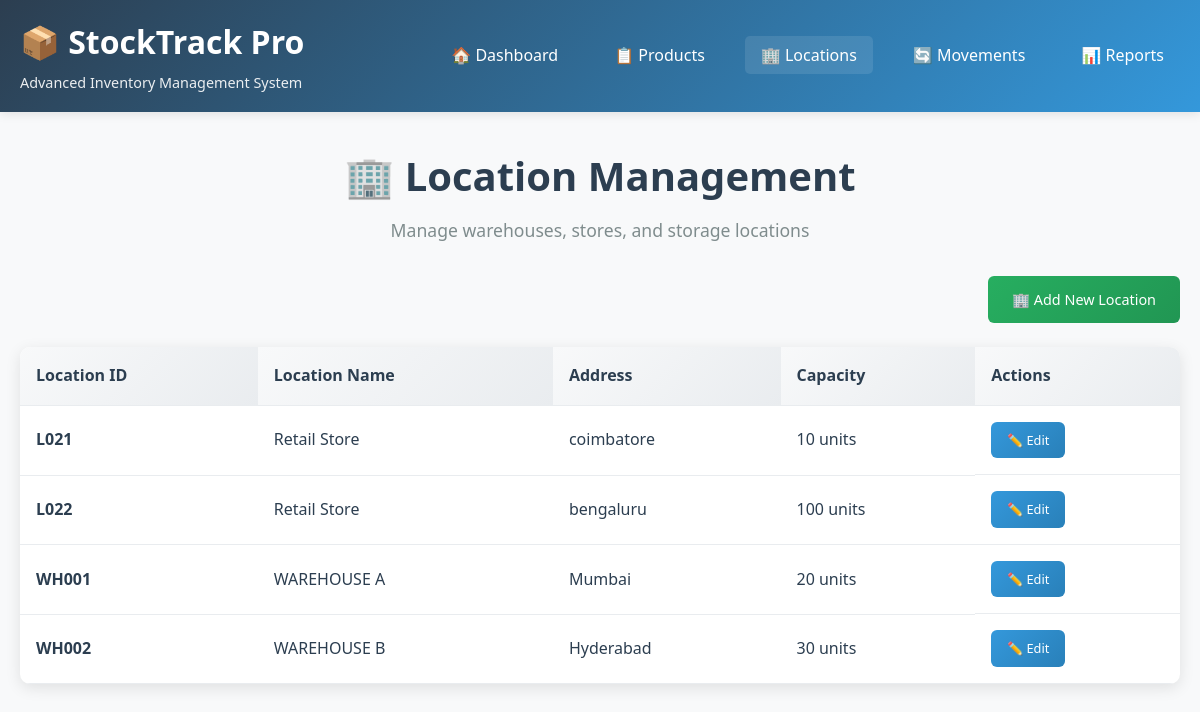
/locations, run on the app's committed database.
### tables this page shows
CREATE TABLE locations
                    (location_id TEXT PRIMARY KEY, location_name TEXT NOT NULL, address TEXT, capacity INTEGER);

### run.py (the view)
@app.route('/locations')
def locations_list():
    conn = get_db_connection()
    locations = conn.execute('SELECT * FROM locations ORDER BY location_name').fetchall()
    conn.close()
    return render_template('locations/list.html', locations=locations)

### run.py (called while the page is built)
def get_db_connection():
    conn = sqlite3.connect('stocktrack.db')
    conn.row_factory = sqlite3.Row
    return conn

### templates/locations/list.html
{% extends "layout.html" %}
{% block content %}
<div class="page-header">
    <h2>🏢 Location Management</h2>
    <p>Manage warehouses, stores, and storage locations</p>
</div>
<div class="action-bar">
    <a href="{{ url_for('add_location') }}" class="btn btn-success">🏢 Add New Location</a>
</div>
<div class="table-container">
    <table class="table">
        <thead>
            <tr>
                <th>Location ID</th>
                <th>Location Name</th>
                <th>Address</th>
                <th>Capacity</th>
                <th>Actions</th>
            </tr>
        </thead>
        <tbody>
            {% for location in locations %}
            <tr>
                <td><strong>{{ location.location_id }}</strong></td>
                <td>{{ location.location_name }}</td>
                <td>{{ location.address or 'No address' }}</td>
                <td>{{ location.capacity }} units</td>
                <td class="table-actions">
                    <a href="{{ url_for('edit_location', location_id=location.location_id) }}" class="btn btn-sm btn-primary">✏️ Edit</a>
                </td>
            </tr>
            {% else %}
            <tr>
                <td colspan="5" class="text-center">No locations found. <a href="{{ url_for('add_location') }}">Add your first location</a></td>
            </tr>
            {% endfor %}
        </tbody>
    </table>
</div>
{% endblock %}

### static/css/main.css (style rules this page uses)
* { margin: 0; padding: 0; box-sizing: border-box; }
body { font-family: 'Segoe UI', Tahoma, Geneva, Verdana, sans-serif; line-height: 1.6; color: #2c3e50; background-color: #f8f9fa; }
.btn { display: inline-block; padding: 0.75rem 1.5rem; border-radius: 6px; text-decoration: none; font-weight: 500; transition: all 0.3s ease; border: none; cursor: pointer; font-size: 0.9rem; }
.btn-primary { background: linear-gradient(135deg, #3498db 0%, #2980b9 100%); color: white; }
.btn-success { background: linear-gradient(135deg, #27ae60 0%, #219653 100%); color: white; }
.btn-sm { padding: 0.5rem 1rem; font-size: 0.8rem; }
.table-container { background: white; border-radius: 10px; overflow: hidden; box-shadow: 0 4px 15px rgba(0,0,0,0.1); margin: 1rem 0; }
.table { width: 100%; border-collapse: collapse; }
.table th, .table td { padding: 1rem; text-align: left; border-bottom: 1px solid #e9ecef; }
.table th { background: linear-gradient(135deg, #f8f9fa 0%, #e9ecef 100%); font-weight: 600; color: #2c3e50; }
.table-actions { display: flex; gap: 0.5rem; }
.page-header { text-align: center; margin-bottom: 2rem; }
.page-header h2 { font-size: 2.5rem; color: #2c3e50; margin-bottom: 0.5rem; }
.page-header p { font-size: 1.1rem; color: #7f8c8d; }
.action-bar { margin-bottom: 1.5rem; display: flex; justify-content: flex-end; }

### data on the page
locations: location_id "L021", location_name "Retail Store", address "coimbatore", capacity "10"
locations: location_id "L022", location_name "Retail Store", address "bengaluru", capacity "100"
locations: location_id "WH001", location_name "WAREHOUSE A", address "Mumbai", capacity "20"
locations: location_id "WH002", location_name "WAREHOUSE B", address "Hyderabad", capacity "30"
